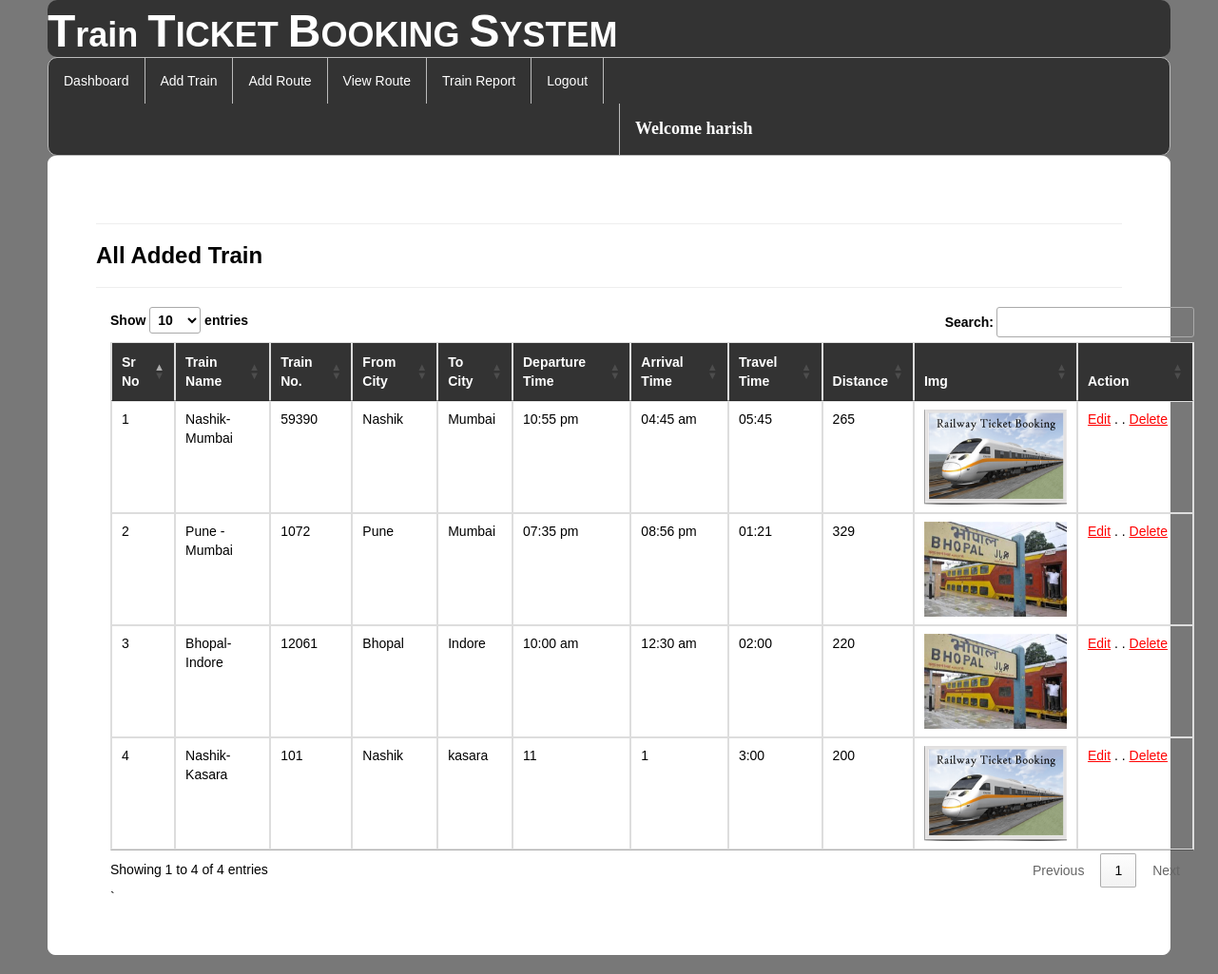
The app's page /viewtrain/ (signed in) with its own data.
### railway/models.py (models this page shows, shortened)
class Add_Train(models.Model):
    trainname = models.CharField(max_length=30,null=True)
    train_no = models.IntegerField(null=True)
    from_city = models.CharField(max_length=30,null=True)
    to_city = models.CharField(max_length=30,null=True)
    departuretime=models.CharField(max_length=30,null=True)
    arrivaltime=models.CharField(max_length=30,null=True)
    trevaltime=models.CharField(max_length=100,null=True)
    distance=models.IntegerField(null=True)
    img=models.FileField(null=True)

### railway/views.py (the view)
# urls.py: path('viewtrain/', view_train, name="view_train"),
def view_train(request):
    if not request.user.is_authenticated:
        return redirect('login')
    data=Add_Train.objects.all()
    d={"data":data}
    return render(request,"view_train.html",d)

### railway/templates/view_train.html (shortened to what this page needs)
{% extends 'navigation3.html' %}
{% load static %}
{% block b %}
<div style="color:Black;border:1px solid white;border-radius:8px;background-color:white;padding:50px">
<hr><h3><strong>All Added Train</strong></h3><hr>
    <div class="container">
<table class="noteCard table table-bordered" id="myTable">
  <thead style="color:white;background-color:#333">
  <tr>
    <th>Sr No</th>
    <th>Train Name</th>
      <th>Train No.</th>
      <th>From City</th>
    <th>To City</th>
    <th>Departure Time</th>
       <th>Arrival Time</th>
    <th>Travel Time</th>
    <th>Distance</th>
    <th>Img</th>
    <th>Action</th>
  </tr>
  </thead>
   <tbody>
    {% for i in data %}
  <tr>
    <td>{{forloop.counter}}</td>
    <td>{{i.trainname}}</td>
    <td>{{i.train_no}}</td>
      <td>{{i.from_city}}</td>
      <td>{{i.to_city}}</td>
      <td>{{i.departuretime}}</td>
      <td>{{i.arrivaltime}}</td>
      <td>{{i.trevaltime}}</td>
      <td>{{i.distance}}</td>
      <td><img  src="{{i.img.url}}" style="width:150px;height:100px"></td>
    <td style="width:100px"><a href="{% url 'edittrain' i.id %}" style="color:red"><u>Edit</u></a>  . .
   <a href="{% url 'delete' i.id %}" style="color:red"><u>Delete</u></a></td>
  </tr>
    {% endfor %}
    </tbody>
</table>`
 </div>
</div>
{% endblock %}

### railway/templates/navigation3.html (shortened to what this page needs)
{% extends 'head.html' %}
{% load static %}
{% block body %}
<link rel = stylesheet href = "//cdn.datatables.net/1.10.19/css/jquery.dataTables.min.css">
<ul class="id2">
  <li id="id1"><a href="{% url 'admindashboard' %}">Dashboard</a></li>
  <li id="id1"><a href="{% url 'add_train' %}">Add Train</a></li>
  <li id="id1"><a href="{% url 'add_route' %}">Add Route</a></li>
  <li id="id1"><a href="{% url 'availableroute' %}">View Route</a></li>
  <li id="id1"><a href="{% url 'view_train'%}">Train Report</a></li>
  <li id="id1"><a href="{% url 'log_out' %}">Logout</a></li>
      <li id="id2" style="margin-left:600px"><a href="" style="color:white"><strong style="font-size:18px;font-family:cursive">Welcome {{request.user.username}}</strong></a></li>
</ul>
{% block b %}
{% endblock %}
{% endblock %}

### railway/templates/head.html (shortened to what this page needs)
<!DOCTYPE html>
<html lang="en">
<head>
  <link rel="stylesheet" href="https://maxcdn.bootstrapcdn.com/bootstrap/3.4.1/css/bootstrap.min.css">
</head>
<body style="background-color:hsl(0, 0%, 47%);margin-left:50px;margin-right:50px;margin-bottom:20px">
    <h1 style="background-color: #333;border-radius:10px;"><strong><font size="16">T</font>rain <font size="16">T</font>ICKET <font size="16">B</font>OOKING <font size="16">S</font>YSTEM
    </strong></h1>
</body>
{% block body %}
{% endblock %}
</html>

### railway/templates/head.html (style rules this page uses)
h1 { margin:0px;padding-top:7px;padding-buttom:7px;color:white; }

### railway/templates/navigation3.html (style rules this page uses)
.id2 { list-style-type: none; margin: 0; padding: 0; overflow: hidden; background-color: #333; border-radius:10px; border:1px solid #bbb; }
#id1 { float: left; border-right:1px solid #bbb; }
#id2 { float: left; border-left:1px solid #bbb; }
li:last-child { border-right: none; }
li a { display: block; color: white; text-align: center; padding: 14px 16px; text-decoration: none; }
body { font-family: Arial, Helvetica, sans-serif; }

### records on screen
Add_Train: trainname "Nashik-Mumbai", train_no "59390", from_city "Nashik", to_city "Mumbai", departuretime "10:55 pm", arrivaltime "04:45 am", trevaltime "05:45", distance "265", img (picture)
Add_Train: trainname "Pune - Mumbai", train_no "1072", from_city "Pune", to_city "Mumbai", departuretime "07:35 pm", arrivaltime "08:56 pm", trevaltime "01:21", distance "329", img (picture)
Add_Train: trainname "Bhopal- Indore", train_no "12061", from_city "Bhopal", to_city "Indore", departuretime "10:00 am", arrivaltime "12:30 am", trevaltime "02:00", distance "220", img (picture)
Add_Train: trainname "Nashik-Kasara", train_no "101", from_city "Nashik", to_city "kasara", departuretime "11", arrivaltime "1", trevaltime "3:00", distance "200", img (picture)

### other values on screen
{{ request.user.username }} "harish"
